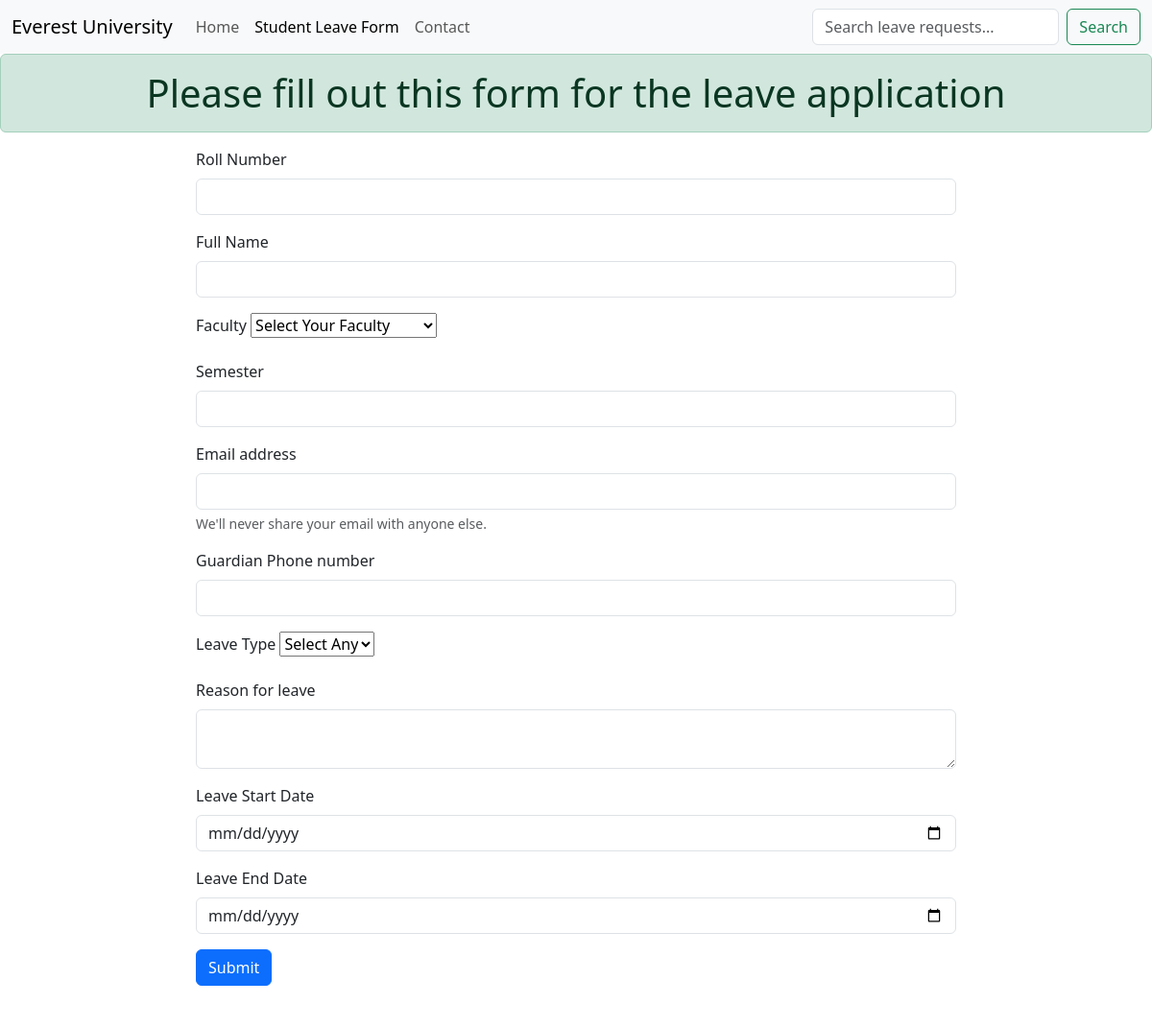
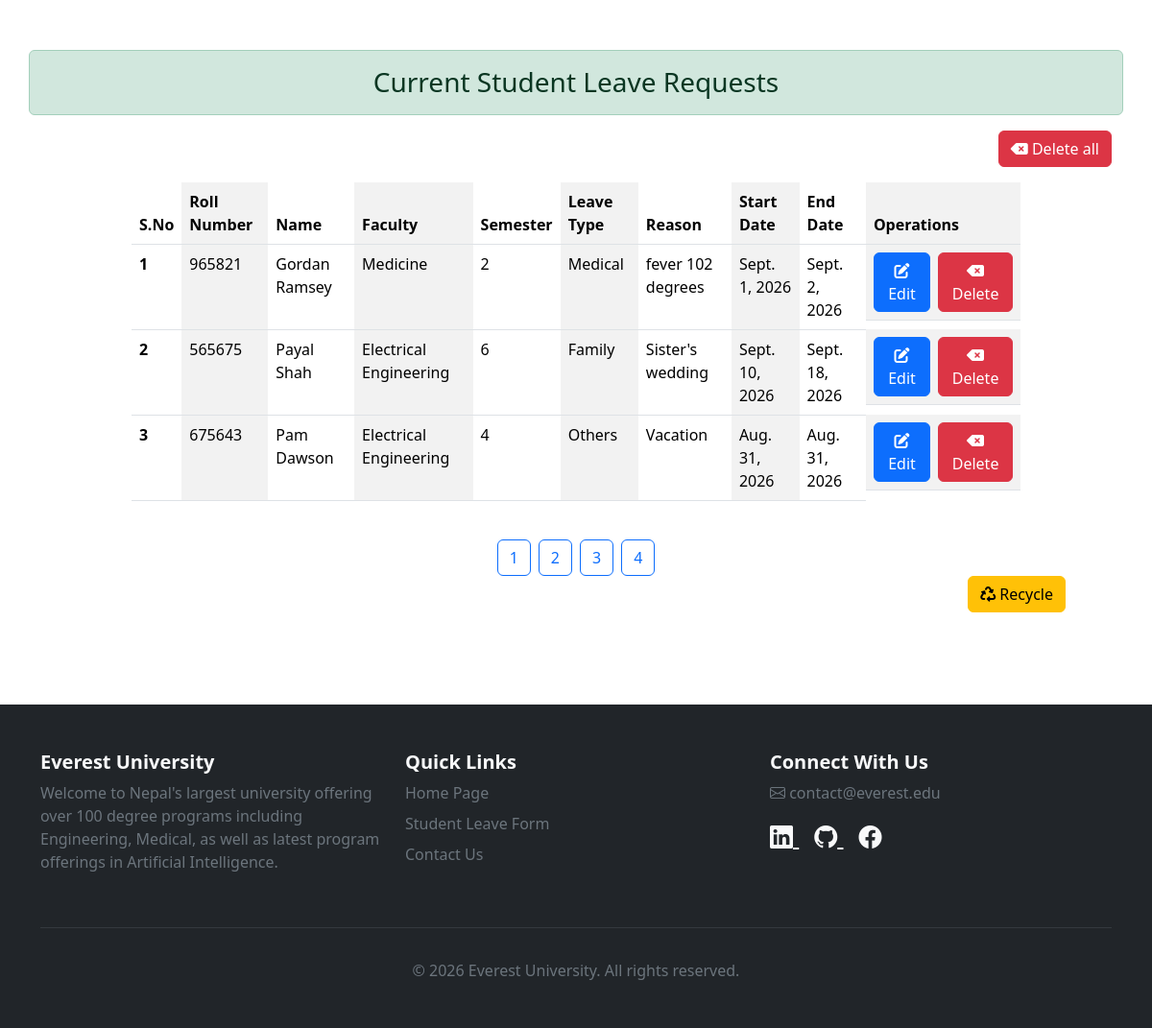
Page /form/?page=2 on the committed database (2 pictures, top to bottom).
### main/models.py (models this page shows)
class StudentLeave(models.Model):
    roll_number = models.CharField(max_length=6, unique=True)
    full_name = models.CharField(max_length=100)
    faculty = models.CharField(max_length=100)
    semester = models.PositiveBigIntegerField()
    start_date = models.DateField()
    end_date = models.DateField()
    leave_type = models.CharField(max_length=50)
    reason = models.TextField()
    guardian_contact = models.CharField(max_length=14)
    student_mail = models.EmailField()
    is_delete = models.BooleanField(default=False)
    deleted_time = models.DateTimeField(null = True)

### main/views.py (the view, shortened to what this page needs)
# urls.py: path('form/' , form, name='form'),
def form(request):
    query = request.GET.get('q')
    if query:
        student_leave = StudentLeave.objects.filter(
            is_delete=False
        ).filter(
            Q(roll_number__icontains=query) |
            Q(full_name__icontains=query) |
            Q(faculty__icontains = query) |
            Q(semester__icontains=query) |
            Q(student_mail__icontains=query) |
            Q(reason__icontains = query) |
            Q(leave_type__icontains=query)
        )
    else:
        student_leave = StudentLeave.objects.filter(is_delete=False)
    paginator = Paginator(student_leave,3)
    page_number = request.GET.get('page')
    student_leave = paginator.get_page(page_number)
    return render(
        request,
        'main/form.html',
        {
            'student_leave':student_leave
        }
    )

### main/templates/main/form.html (shortened to what this page needs)
{% extends 'base.html' %}
{% block content %}
<h1 class="alert alert-success text-center">Please fill out this form for the leave application</h1>
<div class="row">
    <div class="col-2"></div>
    <div class="col-8">
        <form method="POST" action="{% url 'form' %}">
            <div class="mb-3">
                <label for="exampleInputRollNumber1" class="form-label">Roll Number</label>
                <input type="number" name="roll_number" class="form-control" id="roll_number">
            </div>
            <div class="mb-3">
                <label for="exampleInputFullName1" class="form-label">Full Name</label>
                <input type="text" name="full_name" class="form-control" id="full_name">
            </div>
            <div class="mb-3">
                <label for="exampleInputFaculty1" class="form-label">Faculty</label>
                <select name="faculty" id="faculty">
                    <option value="" disabled selected> Select Your Faculty</option>
                </select>
            </div>
            <div class="mb-3">
                <label for="exampleInputPassword1" class="form-label">Semester</label>
                <input type="number" name="semester" class="form-control" id="semester">
            </div>
            <div class="mb-3">
                <label for="exampleInputEmail1" class="form-label">Email address</label>
                <input type="email" name="student_mail" class="form-control" id="student_mail" aria-describedby="emailHelp">
                <div id="emailHelp" class="form-text">We'll never share your email with anyone else.</div>
            </div>
            <div class="mb-3">
                <label for="exampleInputGuardianContact" class="form-label">Guardian Phone number</label>
                <input type="number" name="guardian_contact" class="form-control" id="guardian_contact">
            </div>
            <div class="mb-3">
                <label for="exampleInputPassword1" class="form-label">Leave Type</label>
                <select name="leave_type" id="leave_type">
                    <option value="" disabled selected> Select Any</option>
                </select>
            </div>
            <div class="mb-3">
                <label for="exampleInputPassword1" class="form-label">Reason for leave</label>
                <textarea name="reason" class="form-control" id="reason"> </textarea>
            </div>
            <div class="mb-3">
                <label for="exampleInputStartDate" class="form-label">Leave Start Date</label>
                <input type="date" name="start_date" class="form-control" id="start_date">
            </div>
            <div class="mb-3">
                <label for="exampleInputEndDate" class="form-label">Leave End Date</label>
                <input type="date" name="end_date" class="form-control" id="end_date">
            </div>
            <button type="submit" class="btn btn-primary">Submit</button>
        </form>
    </div>
    <div class="col-2"></div>
</div>
<section id="leave-status" class="py-5">
<div class="container">
    <div class="row mt-5">
        <h3 class="alert alert-success text-center" mt-1>Current Student Leave Requests</h3>
        <div class="text-end">
            <a href="{% url 'clear_all' %}" class="btn btn-danger">
                <i class="fa-sharp fa-solid fa-delete-left"></i>
                Delete all
            </a>
        </div>
        <div class="col-10 mt-3 mx-auto">
            <table class="table table-striped-columns">
                <thead>
                    <tr>
                        <th scope="col">S.No</th>
                        <th scope="col">Roll Number</th>
                        <th scope="col">Name</th>
                        <th scope="col">Faculty</th>
                        <th scope="col">Semester</th>
                        <th scope="col">Leave Type</th>
                        <th scope="col">Reason</th>
                        <th scope="col">Start Date</th>
                        <th scope="col">End Date</th>
                        <th scope="col">Operations</th>
                    </tr>
                </thead>
                <tbody>
                    {% for leave in student_leave %}
                        <tr>
                            <th>{{ forloop.counter }}</th>
                            <td>{{leave.roll_number}}</td>
                            <td>{{leave.full_name}}</td>
                            <td>{{leave.faculty}}</td>
                            <td>{{leave.semester}}</td>
                            <td>{{leave.leave_type}}</td>
                            <td>{{leave.reason}}</td>
                            <td>{{leave.start_date}}</td>
                            <td>{{leave.end_date}}</td>
                            <td class="d-flex gap-2">
                                <a href="{% url 'edit' leave.id %}">
                                    <button type="button" class="btn btn-primary">
                                        <i class="fa-solid fa-pen-to-square"></i>Edit</button>
                                </a>
                                <a href="{% url 'delete_entry' leave.id %}">
                                    <button type="button" class="btn btn-danger">
                                        <i class="fa-sharp fa-solid fa-delete-left"></i>Delete</button>
                                </a>
                            </td>
                        </tr>
                    {% endfor %}
                </tbody>
            </table>
        </div>
        <div class="d-flex justify-content-center mt-4">
            {% if student_leave.paginator.num_pages > 1 %}
                {% for page in student_leave.paginator.page_range %}
                    {% if student_leave == student_leave.number %}
                        <a href="?page={{page}}#leave_status" class="btn btn-primary">
                            {{page}}
                        </a>
                    {% else %}
                        <a href="?page={{page}}#leave-status" class="btn btn-outline-primary mx-1">
                            {{page}}
                        </a>
                    {% endif %}
                {% endfor %}
            {% endif %}
        </div>
        <div class="d-flex justify-content-end">
            <a href="{% url 'recycle' %}" class="mx-5 px-10">
                <button class="btn btn-warning">
                    <i class="fa-solid fa-recycle"></i> Recycle
                </button>
            </a>
        </div>
    </div>
</div>
</section>
{% endblock %}

### rows in the picture
StudentLeave: roll_number "965821", full_name "Gordan Ramsey", faculty "Medicine", semester "2", leave_type "Medical", reason "fever 102 degrees", start_date "Sept. 1, 2026", end_date "Sept. 2, 2026"
StudentLeave: roll_number "565675", full_name "Payal Shah", faculty "Electrical Engineering", semester "6", leave_type "Family", reason "Sister's wedding", start_date "Sept. 10, 2026", end_date "Sept. 18, 2026"
StudentLeave: roll_number "675643", full_name "Pam Dawson", faculty "Electrical Engineering", semester "4", leave_type "Others", reason "Vacation", start_date "Aug. 31, 2026", end_date "Aug. 31, 2026"

### other values in the picture
{{ page }} "1" "2" "3" "4"
